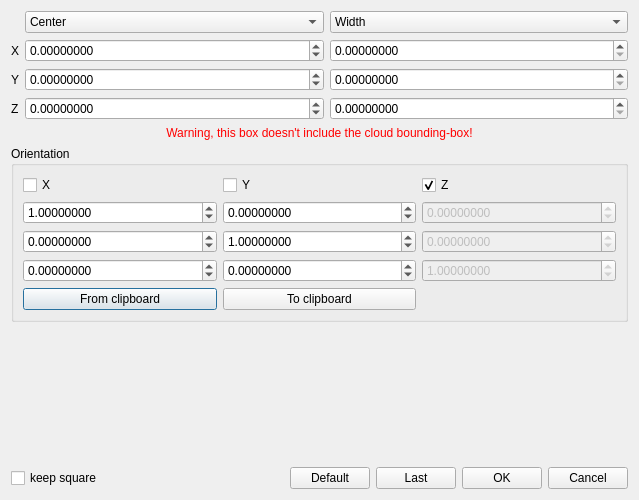
<?xml version="1.0" encoding="UTF-8"?>
<ui version="4.0">
 <class>BoundingBoxEditorDialog</class>
 <widget class="QDialog" name="BoundingBoxEditorDialog">
  <property name="geometry">
   <rect>
    <x>0</x>
    <y>0</y>
    <width>639</width>
    <height>500</height>
   </rect>
  </property>
  <property name="windowTitle">
   <string>Bounding Box Editor</string>
  </property>
  <layout class="QVBoxLayout" name="verticalLayout">
   <item>
    <layout class="QGridLayout" name="gridLayout">
     <item row="0" column="1">
      <widget class="QComboBox" name="pointTypeComboBox">
       <property name="sizePolicy">
        <sizepolicy hsizetype="Expanding" vsizetype="Fixed">
         <horstretch>0</horstretch>
         <verstretch>0</verstretch>
        </sizepolicy>
       </property>
       <property name="currentIndex">
        <number>1</number>
       </property>
       <item>
        <property name="text">
         <string>Min corner</string>
        </property>
       </item>
       <item>
        <property name="text">
         <string>Center</string>
        </property>
       </item>
       <item>
        <property name="text">
         <string>Max corner</string>
        </property>
       </item>
      </widget>
     </item>
     <item row="0" column="2">
      <widget class="QComboBox" name="widthComboBox">
       <property name="sizePolicy">
        <sizepolicy hsizetype="Expanding" vsizetype="Fixed">
         <horstretch>0</horstretch>
         <verstretch>0</verstretch>
        </sizepolicy>
       </property>
       <item>
        <property name="text">
         <string>Width</string>
        </property>
       </item>
      </widget>
     </item>
     <item row="1" column="0">
      <widget class="QLabel" name="xLabel">
       <property name="text">
        <string notr="true">X</string>
       </property>
      </widget>
     </item>
     <item row="1" column="1">
      <widget class="QDoubleSpinBox" name="xDoubleSpinBox">
       <property name="sizePolicy">
        <sizepolicy hsizetype="Expanding" vsizetype="Fixed">
         <horstretch>0</horstretch>
         <verstretch>0</verstretch>
        </sizepolicy>
       </property>
       <property name="decimals">
        <number>8</number>
       </property>
       <property name="minimum">
        <double>-1000000000.000000000000000</double>
       </property>
       <property name="maximum">
        <double>1000000000.000000000000000</double>
       </property>
      </widget>
     </item>
     <item row="1" column="2">
      <widget class="QDoubleSpinBox" name="dxDoubleSpinBox">
       <property name="sizePolicy">
        <sizepolicy hsizetype="Expanding" vsizetype="Fixed">
         <horstretch>0</horstretch>
         <verstretch>0</verstretch>
        </sizepolicy>
       </property>
       <property name="decimals">
        <number>8</number>
       </property>
       <property name="minimum">
        <double>0.000000000000000</double>
       </property>
       <property name="maximum">
        <double>1000000000.000000000000000</double>
       </property>
      </widget>
     </item>
     <item row="2" column="0">
      <widget class="QLabel" name="yLabel">
       <property name="text">
        <string notr="true">Y</string>
       </property>
      </widget>
     </item>
     <item row="2" column="1">
      <widget class="QDoubleSpinBox" name="yDoubleSpinBox">
       <property name="sizePolicy">
        <sizepolicy hsizetype="Expanding" vsizetype="Fixed">
         <horstretch>0</horstretch>
         <verstretch>0</verstretch>
        </sizepolicy>
       </property>
       <property name="decimals">
        <number>8</number>
       </property>
       <property name="minimum">
        <double>-1000000000.000000000000000</double>
       </property>
       <property name="maximum">
        <double>1000000000.000000000000000</double>
       </property>
      </widget>
     </item>
     <item row="2" column="2">
      <widget class="QDoubleSpinBox" name="dyDoubleSpinBox">
       <property name="sizePolicy">
        <sizepolicy hsizetype="Expanding" vsizetype="Fixed">
         <horstretch>0</horstretch>
         <verstretch>0</verstretch>
        </sizepolicy>
       </property>
       <property name="decimals">
        <number>8</number>
       </property>
       <property name="minimum">
        <double>0.000000000000000</double>
       </property>
       <property name="maximum">
        <double>1000000000.000000000000000</double>
       </property>
      </widget>
     </item>
     <item row="3" column="0">
      <widget class="QLabel" name="zLabel">
       <property name="text">
        <string notr="true">Z</string>
       </property>
      </widget>
     </item>
     <item row="3" column="1">
      <widget class="QDoubleSpinBox" name="zDoubleSpinBox">
       <property name="sizePolicy">
        <sizepolicy hsizetype="Expanding" vsizetype="Fixed">
         <horstretch>0</horstretch>
         <verstretch>0</verstretch>
        </sizepolicy>
       </property>
       <property name="decimals">
        <number>8</number>
       </property>
       <property name="minimum">
        <double>-1000000000.000000000000000</double>
       </property>
       <property name="maximum">
        <double>1000000000.000000000000000</double>
       </property>
      </widget>
     </item>
     <item row="3" column="2">
      <widget class="QDoubleSpinBox" name="dzDoubleSpinBox">
       <property name="sizePolicy">
        <sizepolicy hsizetype="Expanding" vsizetype="Fixed">
         <horstretch>0</horstretch>
         <verstretch>0</verstretch>
        </sizepolicy>
       </property>
       <property name="decimals">
        <number>8</number>
       </property>
       <property name="minimum">
        <double>0.000000000000000</double>
       </property>
       <property name="maximum">
        <double>1000000000.000000000000000</double>
       </property>
      </widget>
     </item>
    </layout>
   </item>
   <item>
    <widget class="QLabel" name="warningLabel">
     <property name="sizePolicy">
      <sizepolicy hsizetype="Preferred" vsizetype="Maximum">
       <horstretch>0</horstretch>
       <verstretch>0</verstretch>
      </sizepolicy>
     </property>
     <property name="styleSheet">
      <string notr="true">color: red;</string>
     </property>
     <property name="text">
      <string>Warning, this box doesn't include the cloud bounding-box!</string>
     </property>
     <property name="alignment">
      <set>Qt::AlignCenter</set>
     </property>
    </widget>
   </item>
   <item>
    <widget class="QGroupBox" name="oriGroupBox">
     <property name="sizePolicy">
      <sizepolicy hsizetype="Preferred" vsizetype="Maximum">
       <horstretch>0</horstretch>
       <verstretch>0</verstretch>
      </sizepolicy>
     </property>
     <property name="title">
      <string>Orientation</string>
     </property>
     <layout class="QGridLayout" name="gridLayout_2">
      <item row="1" column="0">
       <widget class="QFrame" name="xOriFrame">
        <property name="sizePolicy">
         <sizepolicy hsizetype="Preferred" vsizetype="Maximum">
          <horstretch>0</horstretch>
          <verstretch>0</verstretch>
         </sizepolicy>
        </property>
        <layout class="QVBoxLayout" name="verticalLayout_2">
         <property name="leftMargin">
          <number>0</number>
         </property>
         <property name="topMargin">
          <number>0</number>
         </property>
         <property name="rightMargin">
          <number>0</number>
         </property>
         <property name="bottomMargin">
          <number>0</number>
         </property>
         <item>
          <widget class="QDoubleSpinBox" name="xOriXDoubleSpinBox">
           <property name="sizePolicy">
            <sizepolicy hsizetype="Expanding" vsizetype="Fixed">
             <horstretch>0</horstretch>
             <verstretch>0</verstretch>
            </sizepolicy>
           </property>
           <property name="decimals">
            <number>8</number>
           </property>
           <property name="minimum">
            <double>-1000000000.000000000000000</double>
           </property>
           <property name="maximum">
            <double>1000000000.000000000000000</double>
           </property>
           <property name="value">
            <double>1.000000000000000</double>
           </property>
          </widget>
         </item>
         <item>
          <widget class="QDoubleSpinBox" name="xOriYDoubleSpinBox">
           <property name="sizePolicy">
            <sizepolicy hsizetype="Expanding" vsizetype="Fixed">
             <horstretch>0</horstretch>
             <verstretch>0</verstretch>
            </sizepolicy>
           </property>
           <property name="decimals">
            <number>8</number>
           </property>
           <property name="minimum">
            <double>-1000000000.000000000000000</double>
           </property>
           <property name="maximum">
            <double>1000000000.000000000000000</double>
           </property>
          </widget>
         </item>
         <item>
          <widget class="QDoubleSpinBox" name="xOriZDoubleSpinBox">
           <property name="sizePolicy">
            <sizepolicy hsizetype="Expanding" vsizetype="Fixed">
             <horstretch>0</horstretch>
             <verstretch>0</verstretch>
            </sizepolicy>
           </property>
           <property name="decimals">
            <number>8</number>
           </property>
           <property name="minimum">
            <double>-1000000000.000000000000000</double>
           </property>
           <property name="maximum">
            <double>1000000000.000000000000000</double>
           </property>
          </widget>
         </item>
        </layout>
       </widget>
      </item>
      <item row="0" column="2">
       <widget class="QCheckBox" name="oriZCheckBox">
        <property name="toolTip">
         <string>automatically compute Z if checked</string>
        </property>
        <property name="text">
         <string notr="true">Z</string>
        </property>
        <property name="checked">
         <bool>true</bool>
        </property>
        <property name="autoExclusive">
         <bool>true</bool>
        </property>
       </widget>
      </item>
      <item row="0" column="1">
       <widget class="QCheckBox" name="oriYCheckBox">
        <property name="toolTip">
         <string>automatically compute Y if checked</string>
        </property>
        <property name="text">
         <string notr="true">Y</string>
        </property>
        <property name="autoExclusive">
         <bool>true</bool>
        </property>
       </widget>
      </item>
      <item row="0" column="0">
       <widget class="QCheckBox" name="oriXCheckBox">
        <property name="toolTip">
         <string>automatically compute X if checked</string>
        </property>
        <property name="text">
         <string notr="true">X</string>
        </property>
        <property name="autoExclusive">
         <bool>true</bool>
        </property>
       </widget>
      </item>
      <item row="1" column="1">
       <widget class="QFrame" name="yOriFrame">
        <property name="sizePolicy">
         <sizepolicy hsizetype="Preferred" vsizetype="Maximum">
          <horstretch>0</horstretch>
          <verstretch>0</verstretch>
         </sizepolicy>
        </property>
        <layout class="QVBoxLayout" name="verticalLayout_4">
         <property name="leftMargin">
          <number>0</number>
         </property>
         <property name="topMargin">
          <number>0</number>
         </property>
         <property name="rightMargin">
          <number>0</number>
         </property>
         <property name="bottomMargin">
          <number>0</number>
         </property>
         <item>
          <widget class="QDoubleSpinBox" name="yOriXDoubleSpinBox">
           <property name="sizePolicy">
            <sizepolicy hsizetype="Expanding" vsizetype="Fixed">
             <horstretch>0</horstretch>
             <verstretch>0</verstretch>
            </sizepolicy>
           </property>
           <property name="decimals">
            <number>8</number>
           </property>
           <property name="minimum">
            <double>-1000000000.000000000000000</double>
           </property>
           <property name="maximum">
            <double>1000000000.000000000000000</double>
           </property>
          </widget>
         </item>
         <item>
          <widget class="QDoubleSpinBox" name="yOriYDoubleSpinBox">
           <property name="sizePolicy">
            <sizepolicy hsizetype="Expanding" vsizetype="Fixed">
             <horstretch>0</horstretch>
             <verstretch>0</verstretch>
            </sizepolicy>
           </property>
           <property name="decimals">
            <number>8</number>
           </property>
           <property name="minimum">
            <double>-1000000000.000000000000000</double>
           </property>
           <property name="maximum">
            <double>1000000000.000000000000000</double>
           </property>
           <property name="value">
            <double>1.000000000000000</double>
           </property>
          </widget>
         </item>
         <item>
          <widget class="QDoubleSpinBox" name="yOriZDoubleSpinBox">
           <property name="sizePolicy">
            <sizepolicy hsizetype="Expanding" vsizetype="Fixed">
             <horstretch>0</horstretch>
             <verstretch>0</verstretch>
            </sizepolicy>
           </property>
           <property name="decimals">
            <number>8</number>
           </property>
           <property name="minimum">
            <double>-1000000000.000000000000000</double>
           </property>
           <property name="maximum">
            <double>1000000000.000000000000000</double>
           </property>
          </widget>
         </item>
        </layout>
       </widget>
      </item>
      <item row="1" column="2">
       <widget class="QFrame" name="zOriFrame">
        <property name="enabled">
         <bool>false</bool>
        </property>
        <property name="sizePolicy">
         <sizepolicy hsizetype="Preferred" vsizetype="Maximum">
          <horstretch>0</horstretch>
          <verstretch>0</verstretch>
         </sizepolicy>
        </property>
        <layout class="QVBoxLayout" name="verticalLayout_5">
         <property name="leftMargin">
          <number>0</number>
         </property>
         <property name="topMargin">
          <number>0</number>
         </property>
         <property name="rightMargin">
          <number>0</number>
         </property>
         <property name="bottomMargin">
          <number>0</number>
         </property>
         <item>
          <widget class="QDoubleSpinBox" name="zOriXDoubleSpinBox">
           <property name="sizePolicy">
            <sizepolicy hsizetype="Expanding" vsizetype="Fixed">
             <horstretch>0</horstretch>
             <verstretch>0</verstretch>
            </sizepolicy>
           </property>
           <property name="decimals">
            <number>8</number>
           </property>
           <property name="minimum">
            <double>-1000000000.000000000000000</double>
           </property>
           <property name="maximum">
            <double>1000000000.000000000000000</double>
           </property>
          </widget>
         </item>
         <item>
          <widget class="QDoubleSpinBox" name="zOriYDoubleSpinBox">
           <property name="sizePolicy">
            <sizepolicy hsizetype="Expanding" vsizetype="Fixed">
             <horstretch>0</horstretch>
             <verstretch>0</verstretch>
            </sizepolicy>
           </property>
           <property name="decimals">
            <number>8</number>
           </property>
           <property name="minimum">
            <double>-1000000000.000000000000000</double>
           </property>
           <property name="maximum">
            <double>1000000000.000000000000000</double>
           </property>
          </widget>
         </item>
         <item>
          <widget class="QDoubleSpinBox" name="zOriZDoubleSpinBox">
           <property name="sizePolicy">
            <sizepolicy hsizetype="Expanding" vsizetype="Fixed">
             <horstretch>0</horstretch>
             <verstretch>0</verstretch>
            </sizepolicy>
           </property>
           <property name="decimals">
            <number>8</number>
           </property>
           <property name="minimum">
            <double>-1000000000.000000000000000</double>
           </property>
           <property name="maximum">
            <double>1000000000.000000000000000</double>
           </property>
           <property name="value">
            <double>1.000000000000000</double>
           </property>
          </widget>
         </item>
        </layout>
       </widget>
      </item>
      <item row="2" column="0">
       <widget class="QPushButton" name="fromClipboardPushButton">
        <property name="text">
         <string>From clipboard</string>
        </property>
       </widget>
      </item>
      <item row="2" column="1">
       <widget class="QPushButton" name="toClipboardPushButton">
        <property name="text">
         <string>To clipboard</string>
        </property>
       </widget>
      </item>
     </layout>
    </widget>
   </item>
   <item>
    <spacer name="verticalSpacer">
     <property name="orientation">
      <enum>Qt::Vertical</enum>
     </property>
     <property name="sizeHint" stdset="0">
      <size>
       <width>20</width>
       <height>40</height>
      </size>
     </property>
    </spacer>
   </item>
   <item>
    <layout class="QHBoxLayout" name="horizontalLayout">
     <item>
      <widget class="QCheckBox" name="keepSquareCheckBox">
       <property name="text">
        <string>keep square</string>
       </property>
      </widget>
     </item>
     <item>
      <spacer name="horizontalSpacer">
       <property name="orientation">
        <enum>Qt::Horizontal</enum>
       </property>
       <property name="sizeHint" stdset="0">
        <size>
         <width>40</width>
         <height>20</height>
        </size>
       </property>
      </spacer>
     </item>
     <item>
      <widget class="QPushButton" name="defaultPushButton">
       <property name="text">
        <string>Default</string>
       </property>
      </widget>
     </item>
     <item>
      <widget class="QPushButton" name="lastPushButton">
       <property name="text">
        <string>Last</string>
       </property>
      </widget>
     </item>
     <item>
      <widget class="QPushButton" name="okPushButton">
       <property name="text">
        <string>OK</string>
       </property>
      </widget>
     </item>
     <item>
      <widget class="QPushButton" name="cancelPushButton">
       <property name="text">
        <string>Cancel</string>
       </property>
      </widget>
     </item>
    </layout>
   </item>
  </layout>
 </widget>
 <resources/>
 <connections>
  <connection>
   <sender>oriZCheckBox</sender>
   <signal>toggled(bool)</signal>
   <receiver>zOriFrame</receiver>
   <slot>setDisabled(bool)</slot>
   <hints>
    <hint type="sourcelabel">
     <x>486</x>
     <y>189</y>
    </hint>
    <hint type="destinationlabel">
     <x>486</x>
     <y>246</y>
    </hint>
   </hints>
  </connection>
  <connection>
   <sender>oriYCheckBox</sender>
   <signal>toggled(bool)</signal>
   <receiver>yOriFrame</receiver>
   <slot>setDisabled(bool)</slot>
   <hints>
    <hint type="sourcelabel">
     <x>299</x>
     <y>189</y>
    </hint>
    <hint type="destinationlabel">
     <x>299</x>
     <y>246</y>
    </hint>
   </hints>
  </connection>
  <connection>
   <sender>oriXCheckBox</sender>
   <signal>toggled(bool)</signal>
   <receiver>xOriFrame</receiver>
   <slot>setDisabled(bool)</slot>
   <hints>
    <hint type="sourcelabel">
     <x>112</x>
     <y>189</y>
    </hint>
    <hint type="destinationlabel">
     <x>112</x>
     <y>246</y>
    </hint>
   </hints>
  </connection>
 </connections>
</ui>
